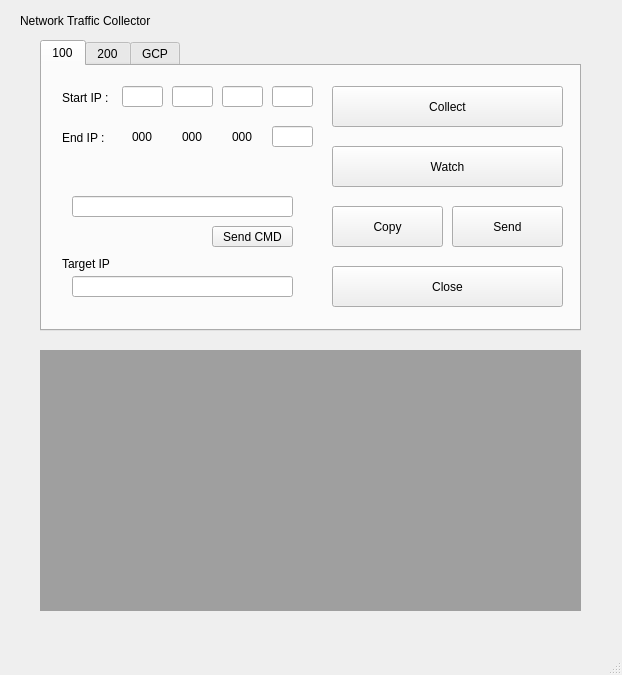
<?xml version="1.0" encoding="UTF-8"?>
<ui version="4.0">
 <class>MainWindow</class>
 <widget class="QMainWindow" name="MainWindow">
  <property name="geometry">
   <rect>
    <x>0</x>
    <y>0</y>
    <width>622</width>
    <height>675</height>
   </rect>
  </property>
  <property name="windowTitle">
   <string>MainWindow</string>
  </property>
  <widget class="QWidget" name="centralwidget">
   <widget class="QLabel" name="label">
    <property name="geometry">
     <rect>
      <x>20</x>
      <y>10</y>
      <width>141</width>
      <height>21</height>
     </rect>
    </property>
    <property name="text">
     <string>Network Traffic Collector</string>
    </property>
   </widget>
   <widget class="QTabWidget" name="tabWidget">
    <property name="geometry">
     <rect>
      <x>40</x>
      <y>40</y>
      <width>541</width>
      <height>291</height>
     </rect>
    </property>
    <property name="currentIndex">
     <number>0</number>
    </property>
    <widget class="QWidget" name="ntc_100">
     <property name="toolTipDuration">
      <number>6</number>
     </property>
     <attribute name="title">
      <string>100</string>
     </attribute>
     <widget class="QLineEdit" name="sip1001">
      <property name="geometry">
       <rect>
        <x>80</x>
        <y>20</y>
        <width>41</width>
        <height>21</height>
       </rect>
      </property>
     </widget>
     <widget class="QLabel" name="label_2">
      <property name="geometry">
       <rect>
        <x>20</x>
        <y>22</y>
        <width>56</width>
        <height>20</height>
       </rect>
      </property>
      <property name="text">
       <string>Start IP :</string>
      </property>
     </widget>
     <widget class="QLabel" name="label_3">
      <property name="geometry">
       <rect>
        <x>20</x>
        <y>62</y>
        <width>56</width>
        <height>20</height>
       </rect>
      </property>
      <property name="text">
       <string>End IP :</string>
      </property>
     </widget>
     <widget class="QLabel" name="label_4">
      <property name="geometry">
       <rect>
        <x>90</x>
        <y>60</y>
        <width>31</width>
        <height>21</height>
       </rect>
      </property>
      <property name="sizePolicy">
       <sizepolicy hsizetype="Preferred" vsizetype="Preferred">
        <horstretch>0</horstretch>
        <verstretch>0</verstretch>
       </sizepolicy>
      </property>
      <property name="text">
       <string>000</string>
      </property>
     </widget>
     <widget class="QLineEdit" name="sip1002">
      <property name="geometry">
       <rect>
        <x>130</x>
        <y>20</y>
        <width>41</width>
        <height>21</height>
       </rect>
      </property>
     </widget>
     <widget class="QLineEdit" name="sip1003">
      <property name="geometry">
       <rect>
        <x>180</x>
        <y>20</y>
        <width>41</width>
        <height>21</height>
       </rect>
      </property>
     </widget>
     <widget class="QLineEdit" name="lip1004">
      <property name="geometry">
       <rect>
        <x>230</x>
        <y>60</y>
        <width>41</width>
        <height>21</height>
       </rect>
      </property>
     </widget>
     <widget class="QLabel" name="label_5">
      <property name="geometry">
       <rect>
        <x>140</x>
        <y>60</y>
        <width>31</width>
        <height>21</height>
       </rect>
      </property>
      <property name="sizePolicy">
       <sizepolicy hsizetype="Preferred" vsizetype="Preferred">
        <horstretch>0</horstretch>
        <verstretch>0</verstretch>
       </sizepolicy>
      </property>
      <property name="text">
       <string>000</string>
      </property>
     </widget>
     <widget class="QLabel" name="label_6">
      <property name="geometry">
       <rect>
        <x>20</x>
        <y>190</y>
        <width>61</width>
        <height>16</height>
       </rect>
      </property>
      <property name="text">
       <string>Target IP</string>
      </property>
     </widget>
     <widget class="QLineEdit" name="lineEdit_2">
      <property name="geometry">
       <rect>
        <x>30</x>
        <y>210</y>
        <width>221</width>
        <height>21</height>
       </rect>
      </property>
     </widget>
     <widget class="QPushButton" name="pBtn100_collect">
      <property name="geometry">
       <rect>
        <x>290</x>
        <y>20</y>
        <width>231</width>
        <height>41</height>
       </rect>
      </property>
      <property name="text">
       <string>Collect</string>
      </property>
     </widget>
     <widget class="QPushButton" name="pBtn100_send">
      <property name="geometry">
       <rect>
        <x>410</x>
        <y>140</y>
        <width>111</width>
        <height>41</height>
       </rect>
      </property>
      <property name="text">
       <string>Send</string>
      </property>
     </widget>
     <widget class="QPushButton" name="pBtn100_watch">
      <property name="geometry">
       <rect>
        <x>290</x>
        <y>80</y>
        <width>231</width>
        <height>41</height>
       </rect>
      </property>
      <property name="text">
       <string>Watch</string>
      </property>
     </widget>
     <widget class="QPushButton" name="pBtn100_copy">
      <property name="geometry">
       <rect>
        <x>290</x>
        <y>140</y>
        <width>111</width>
        <height>41</height>
       </rect>
      </property>
      <property name="text">
       <string>Copy</string>
      </property>
     </widget>
     <widget class="QPushButton" name="pBtn100_close">
      <property name="geometry">
       <rect>
        <x>290</x>
        <y>200</y>
        <width>231</width>
        <height>41</height>
       </rect>
      </property>
      <property name="text">
       <string>Close</string>
      </property>
     </widget>
     <widget class="QLineEdit" name="sip1004">
      <property name="geometry">
       <rect>
        <x>230</x>
        <y>20</y>
        <width>41</width>
        <height>21</height>
       </rect>
      </property>
     </widget>
     <widget class="QLabel" name="label_15">
      <property name="geometry">
       <rect>
        <x>190</x>
        <y>60</y>
        <width>31</width>
        <height>21</height>
       </rect>
      </property>
      <property name="sizePolicy">
       <sizepolicy hsizetype="Preferred" vsizetype="Preferred">
        <horstretch>0</horstretch>
        <verstretch>0</verstretch>
       </sizepolicy>
      </property>
      <property name="text">
       <string>000</string>
      </property>
     </widget>
     <widget class="QLineEdit" name="cmd100">
      <property name="geometry">
       <rect>
        <x>30</x>
        <y>130</y>
        <width>221</width>
        <height>21</height>
       </rect>
      </property>
     </widget>
     <widget class="QPushButton" name="pBtn100_cmd">
      <property name="geometry">
       <rect>
        <x>170</x>
        <y>160</y>
        <width>81</width>
        <height>21</height>
       </rect>
      </property>
      <property name="text">
       <string>Send CMD</string>
      </property>
     </widget>
    </widget>
    <widget class="QWidget" name="ntc_200">
     <attribute name="title">
      <string>200</string>
     </attribute>
     <widget class="QLabel" name="label_7">
      <property name="geometry">
       <rect>
        <x>20</x>
        <y>62</y>
        <width>56</width>
        <height>20</height>
       </rect>
      </property>
      <property name="text">
       <string>End IP :</string>
      </property>
     </widget>
     <widget class="QLabel" name="label_10">
      <property name="geometry">
       <rect>
        <x>20</x>
        <y>22</y>
        <width>56</width>
        <height>20</height>
       </rect>
      </property>
      <property name="text">
       <string>Start IP :</string>
      </property>
     </widget>
     <widget class="QPushButton" name="pBtn200_send">
      <property name="geometry">
       <rect>
        <x>410</x>
        <y>140</y>
        <width>111</width>
        <height>41</height>
       </rect>
      </property>
      <property name="text">
       <string>Send</string>
      </property>
     </widget>
     <widget class="QPushButton" name="pBtn200_watch">
      <property name="geometry">
       <rect>
        <x>290</x>
        <y>80</y>
        <width>231</width>
        <height>41</height>
       </rect>
      </property>
      <property name="text">
       <string>Watch</string>
      </property>
     </widget>
     <widget class="QPushButton" name="pBtn200_collect">
      <property name="geometry">
       <rect>
        <x>290</x>
        <y>20</y>
        <width>231</width>
        <height>41</height>
       </rect>
      </property>
      <property name="text">
       <string>Collect</string>
      </property>
     </widget>
     <widget class="QPushButton" name="pBtn200_copy">
      <property name="geometry">
       <rect>
        <x>290</x>
        <y>140</y>
        <width>111</width>
        <height>41</height>
       </rect>
      </property>
      <property name="text">
       <string>Copy</string>
      </property>
     </widget>
     <widget class="QPushButton" name="pBtn200_close">
      <property name="geometry">
       <rect>
        <x>290</x>
        <y>200</y>
        <width>231</width>
        <height>41</height>
       </rect>
      </property>
      <property name="text">
       <string>Close</string>
      </property>
     </widget>
     <widget class="QLineEdit" name="lineEdit_15">
      <property name="geometry">
       <rect>
        <x>180</x>
        <y>20</y>
        <width>41</width>
        <height>21</height>
       </rect>
      </property>
     </widget>
     <widget class="QLabel" name="label_16">
      <property name="geometry">
       <rect>
        <x>140</x>
        <y>60</y>
        <width>31</width>
        <height>21</height>
       </rect>
      </property>
      <property name="sizePolicy">
       <sizepolicy hsizetype="Preferred" vsizetype="Preferred">
        <horstretch>0</horstretch>
        <verstretch>0</verstretch>
       </sizepolicy>
      </property>
      <property name="text">
       <string>000</string>
      </property>
     </widget>
     <widget class="QLineEdit" name="lineEdit_16">
      <property name="geometry">
       <rect>
        <x>230</x>
        <y>20</y>
        <width>41</width>
        <height>21</height>
       </rect>
      </property>
     </widget>
     <widget class="QLineEdit" name="lineEdit_17">
      <property name="geometry">
       <rect>
        <x>230</x>
        <y>60</y>
        <width>41</width>
        <height>21</height>
       </rect>
      </property>
     </widget>
     <widget class="QLineEdit" name="lineEdit_18">
      <property name="geometry">
       <rect>
        <x>130</x>
        <y>20</y>
        <width>41</width>
        <height>21</height>
       </rect>
      </property>
     </widget>
     <widget class="QLabel" name="label_17">
      <property name="geometry">
       <rect>
        <x>90</x>
        <y>60</y>
        <width>31</width>
        <height>21</height>
       </rect>
      </property>
      <property name="sizePolicy">
       <sizepolicy hsizetype="Preferred" vsizetype="Preferred">
        <horstretch>0</horstretch>
        <verstretch>0</verstretch>
       </sizepolicy>
      </property>
      <property name="text">
       <string>000</string>
      </property>
     </widget>
     <widget class="QLabel" name="label_18">
      <property name="geometry">
       <rect>
        <x>190</x>
        <y>60</y>
        <width>31</width>
        <height>21</height>
       </rect>
      </property>
      <property name="sizePolicy">
       <sizepolicy hsizetype="Preferred" vsizetype="Preferred">
        <horstretch>0</horstretch>
        <verstretch>0</verstretch>
       </sizepolicy>
      </property>
      <property name="text">
       <string>000</string>
      </property>
     </widget>
     <widget class="QLineEdit" name="lineEdit_19">
      <property name="geometry">
       <rect>
        <x>80</x>
        <y>20</y>
        <width>41</width>
        <height>21</height>
       </rect>
      </property>
     </widget>
     <widget class="QLineEdit" name="lineEdit_4">
      <property name="geometry">
       <rect>
        <x>30</x>
        <y>210</y>
        <width>221</width>
        <height>21</height>
       </rect>
      </property>
     </widget>
     <widget class="QLineEdit" name="cmd200">
      <property name="geometry">
       <rect>
        <x>30</x>
        <y>130</y>
        <width>221</width>
        <height>21</height>
       </rect>
      </property>
     </widget>
     <widget class="QLabel" name="label_11">
      <property name="geometry">
       <rect>
        <x>20</x>
        <y>190</y>
        <width>61</width>
        <height>16</height>
       </rect>
      </property>
      <property name="text">
       <string>Target IP</string>
      </property>
     </widget>
     <widget class="QPushButton" name="pBtn200_cmd">
      <property name="geometry">
       <rect>
        <x>170</x>
        <y>160</y>
        <width>81</width>
        <height>21</height>
       </rect>
      </property>
      <property name="text">
       <string>Send CMD</string>
      </property>
     </widget>
    </widget>
    <widget class="QWidget" name="ntc_gcp">
     <attribute name="title">
      <string>GCP</string>
     </attribute>
     <widget class="QLabel" name="label_12">
      <property name="geometry">
       <rect>
        <x>20</x>
        <y>20</y>
        <width>191</width>
        <height>20</height>
       </rect>
      </property>
      <property name="text">
       <string>GCP PC IP List .txt File</string>
      </property>
     </widget>
     <widget class="QPushButton" name="pushButton">
      <property name="geometry">
       <rect>
        <x>170</x>
        <y>20</y>
        <width>75</width>
        <height>23</height>
       </rect>
      </property>
      <property name="text">
       <string>Open</string>
      </property>
     </widget>
     <widget class="QPushButton" name="pushButton_14">
      <property name="geometry">
       <rect>
        <x>400</x>
        <y>140</y>
        <width>111</width>
        <height>41</height>
       </rect>
      </property>
      <property name="text">
       <string>Send</string>
      </property>
     </widget>
     <widget class="QPushButton" name="pushButton_15">
      <property name="geometry">
       <rect>
        <x>280</x>
        <y>80</y>
        <width>231</width>
        <height>41</height>
       </rect>
      </property>
      <property name="text">
       <string>Watch</string>
      </property>
     </widget>
     <widget class="QPushButton" name="pushButton_16">
      <property name="geometry">
       <rect>
        <x>280</x>
        <y>20</y>
        <width>231</width>
        <height>41</height>
       </rect>
      </property>
      <property name="text">
       <string>Collect</string>
      </property>
     </widget>
     <widget class="QPushButton" name="pushButton_17">
      <property name="geometry">
       <rect>
        <x>280</x>
        <y>140</y>
        <width>111</width>
        <height>41</height>
       </rect>
      </property>
      <property name="text">
       <string>Copy</string>
      </property>
     </widget>
     <widget class="QPushButton" name="pushButton_18">
      <property name="geometry">
       <rect>
        <x>280</x>
        <y>200</y>
        <width>231</width>
        <height>41</height>
       </rect>
      </property>
      <property name="text">
       <string>Close</string>
      </property>
     </widget>
     <widget class="QLineEdit" name="lineEdit_11">
      <property name="geometry">
       <rect>
        <x>30</x>
        <y>220</y>
        <width>221</width>
        <height>21</height>
       </rect>
      </property>
     </widget>
     <widget class="QLabel" name="label_13">
      <property name="geometry">
       <rect>
        <x>20</x>
        <y>200</y>
        <width>221</width>
        <height>16</height>
       </rect>
      </property>
      <property name="text">
       <string>Traffic Collection Target List .txt File</string>
      </property>
     </widget>
     <widget class="QLineEdit" name="lineEdit_12">
      <property name="geometry">
       <rect>
        <x>30</x>
        <y>50</y>
        <width>221</width>
        <height>21</height>
       </rect>
      </property>
     </widget>
     <widget class="QLineEdit" name="lineEdit_13">
      <property name="geometry">
       <rect>
        <x>30</x>
        <y>130</y>
        <width>221</width>
        <height>21</height>
       </rect>
      </property>
     </widget>
     <widget class="QLabel" name="label_14">
      <property name="geometry">
       <rect>
        <x>20</x>
        <y>110</y>
        <width>61</width>
        <height>16</height>
       </rect>
      </property>
      <property name="text">
       <string>Target IP</string>
      </property>
     </widget>
    </widget>
   </widget>
   <widget class="QMdiArea" name="mdiArea">
    <property name="geometry">
     <rect>
      <x>40</x>
      <y>350</y>
      <width>541</width>
      <height>261</height>
     </rect>
    </property>
   </widget>
  </widget>
  <widget class="QMenuBar" name="menubar">
   <property name="geometry">
    <rect>
     <x>0</x>
     <y>0</y>
     <width>622</width>
     <height>21</height>
    </rect>
   </property>
  </widget>
  <widget class="QStatusBar" name="statusbar"/>
 </widget>
 <resources/>
 <connections/>
</ui>
